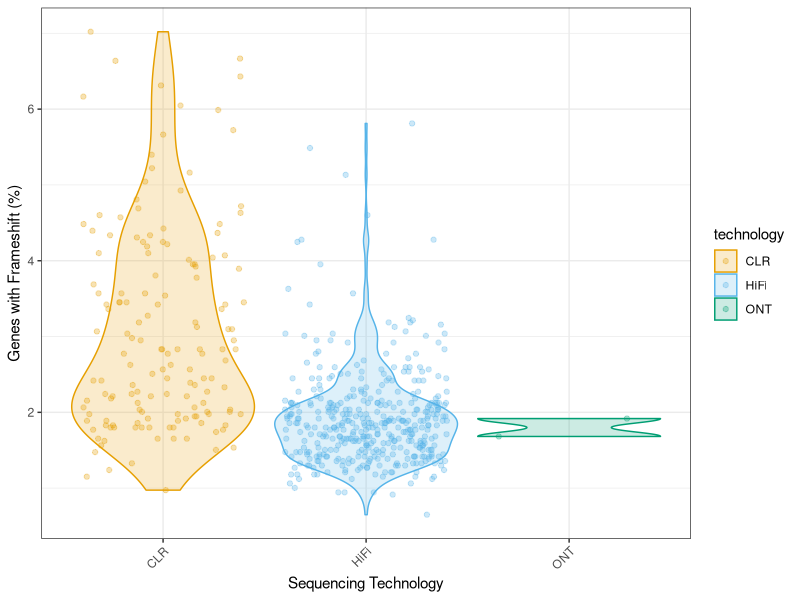

This figure's R source: (Note: this script raises an error after producing the figure.)

library('ggplot2')
library(dplyr)
library(scales)
library(tidyr)
library(lubridate)

vgp_compleasmStats<-read.table(file = 'vgp_compleasmStats.tsv',header = T,sep = '\t')
head(vgp_compleasmStats)

vgp_compleasmDF<-data.frame(vgp_compleasmStats)

#Plot number of genes containing frameshift mutations separated by long-read sequencing technology
p<-ggplot(data = vgp_compleasmDF,
       aes(x = technology, y = 100*compleasm_frameshift/3390, fill = technology)) +
  geom_violin(aes(color = technology), alpha = 0.2, scale = 'width') +scale_color_manual(
    values = c(
      "CLR"  = "#E69F00",  # orange
      "HiFi" = "#56B4E9",  # sky blue
      "ONT"  = "#009E73"   # green
    )
  ) +scale_fill_manual(
    values = c(
      "CLR"  = "#E69F00",  # orange
      "HiFi" = "#56B4E9",  # sky blue
      "ONT"  = "#009E73"   # green
    )
  ) +
  #scale_fill_manual(values = c('darkgreen','lightblue','pink')) +
  #scale_color_manual(values = c('darkgreen','lightblue','pink')) +
  geom_jitter(aes(color = technology), height = 0, alpha = 0.3) +
  theme_bw() + ylab('Genes with Frameshift (%)')+xlab('Sequencing Technology')+
  scale_x_discrete(guide = guide_axis(angle = 45))
ggsave('Ext3b_frameshiftsPerTech.svg',plot=p,dpi=1200)

my_colors <- c(
  "Mammalia"       = "#E69F00",  # blue
  "Aves"           = "#00796B",  # orange
  "Actinopteri" = "#56B4E9",  # green
  "Cladistia" = "#56B4E9",  # green
  "Lepidosauria"       = "#80CBC4",  # red
  "Amphibia"       = "#984EA3",  # purple
  "Turtles"      = "#4DB6AC",  # brown
  "Crocodiles"      = "#009688",  # brown
  "Chondrichthyes"  = "#0072B2",  # cyan
  "Coelacanth"     = "#A6761D",
  "Hyperoartia"     = "#CC79A7",
  "Lungfish"     = "#A6761D",
  "Myxini"     = "#CC79A7"
)

custom_order <- c(
  "Myxini",
  "Hyperoartia",
  "Chondrichthyes",
  "Actinopteri",
  "Cladistia",
  "Coelacanth",
  "Lungfish",
  "Amphibia",
  "Mammalia",
  "Lepidosauria",
  "Turtles",
  "Crocodiles",
  "Aves"
)
vgp_compleasmDF$plot_class<-factor(vgp_compleasmDF$plot_class,levels=c("Mammals","Birds","Crocodiles","Turtles","Lepidosauria",
                                                           "Amphibians","Lobe-finned Fishes","Ray-finned Fishes",
                                                           "Cartilaginous Fishes","Cyclostomes"))

#Plot Compleasm completness of each genome separated by class - with and without the crocodiles (only 2 genomes), cyclostomes and lobe-finned fishes (both classes exhibit low completeness likely due to large genome sizes or divergence from vertebrate busco lineage)
p<-ggplot(data = vgp_compleasmDF[vgp_compleasmDF$plot_class %in% c('Cartilaginous Fishes','Ray-finned Fishes','Amphibians','Lepidosauria','Turtles','Birds','Mammals'),], aes(x = plot_class, fill=plot_class,y = 100*(compleasm_complete)/3390, color = plot_class)) +
  geom_violin(aes(color = plot_class), alpha = 0.2, scale = 'width') +
  scale_color_manual(values = plot_colors) +
  scale_fill_manual(values = plot_colors) +
  geom_jitter(aes(color = plot_class), height = 0, alpha = 0.2) +
  theme_bw() +ylab('Compleasm Complete (%)')+xlab('')+
  scale_x_discrete(guide = guide_axis(angle = 45))
ggsave('Ext3c_completenessClassReduced',plot = p,dpi=1200)

p<-ggplot(data = vgp_compleasmDF, aes(x = plot_class, fill=plot_class,y = 100*(compleasm_complete)/3390, color = plot_class)) +
  geom_violin(aes(color = plot_class), alpha = 0.2, scale = 'width') +
  scale_color_manual(values = plot_colors) +
  scale_fill_manual(values = plot_colors) +
  geom_jitter(aes(color = plot_class), height = 0, alpha = 0.2) +
  theme_bw() +ylab('Compleasm Complete (%)')+xlab('')+
  scale_x_discrete(guide = guide_axis(angle = 45))
ggsave('Ext3d_completenessClass.svg',plot = p,dpi=1200)

#Plot Contig N50 vs Compleasm completeness for all VGP vertebrate genomes, coloured by extended lineage class and the size of each bubble defined by the percentage of BUSCO genes found fragmented in the genome
p<-ggplot(data=vgp_compleasmDF,aes(x=log10(contig_n50),y=100*compleasm_complete/3390,color=class,size=100*(compleasm_fragmented/3390)))+
  geom_point(alpha=0.5)+
  theme_bw()+
  annotate('rect',xmin=6,ymin=90,xmax=8.5,ymax=100,fill=NA,color='black',size=0.1)+
  ggtitle(paste0('VGP Genomes N=',dim(vgp_compleasmDF)[1],', Vertebrata odb12 n=3,390'))+
  labs(size="Compleasm Fragmented (%)",color="Category")+
  ylab('Compleasm Complete (%)')+xlab('log10 Contig N50')+
  scale_color_manual(values = my_colors) +#ylim(c(65,100))+
  theme(
    legend.title = element_text(size = 14),  # Legend title font size
    legend.text = element_text(size = 12)    # Legend items font size
  )
ggsave('Ext3e_vgpBubblePerClass.svg',plot=p,dpi=1200)
